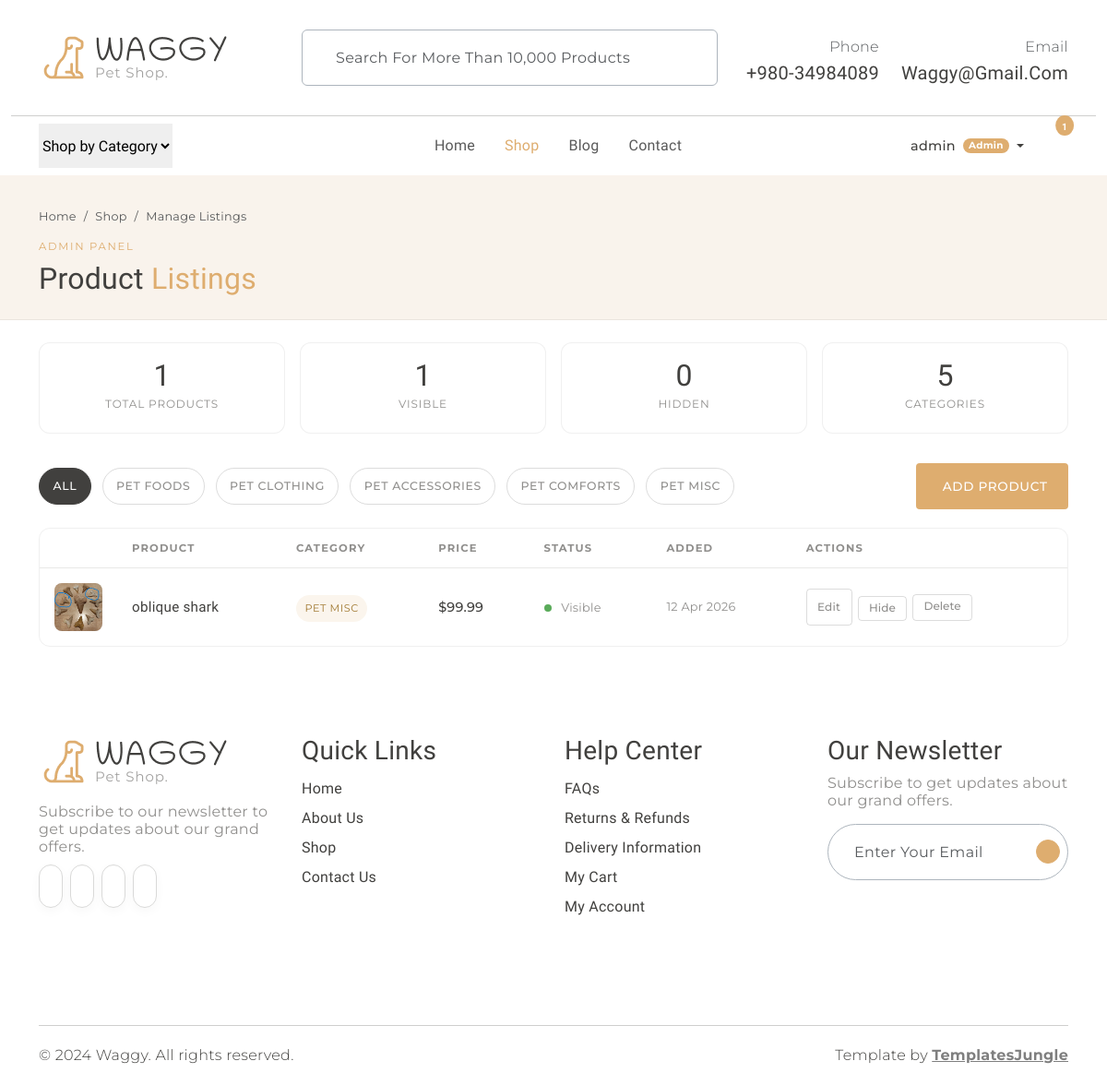
The app's page /shop/change-listing (signed in) with its own data.
### models.py (models this page shows, shortened)
class User(UserMixin, db.Model):
    __tablename__ = "users"
    id            = db.Column(db.Integer,     primary_key=True)
    username      = db.Column(db.String(80),  unique=True, nullable=False)
    email         = db.Column(db.String(120), unique=True, nullable=False)
    password_hash = db.Column(db.String(256), nullable=False)
    role          = db.Column(db.String(20),  nullable=False, default="customer")
    is_active     = db.Column(db.Boolean,     nullable=False, default=True)
    created_at    = db.Column(db.DateTime,    nullable=False, default=datetime.utcnow)
    last_login_at = db.Column(db.DateTime,    nullable=True)
    @property
    def is_admin(self) -> bool:
        return self.role == "admin"

class Product(db.Model):
    __tablename__ = "products"
    id                   = db.Column(db.Integer,     primary_key=True)
    name                 = db.Column(db.String(120), nullable=False)
    slug                 = db.Column(db.String(160), unique=True, nullable=True, index=True)
    category             = db.Column(db.String(30),  nullable=False, default="misc")
    description          = db.Column(db.Text,        nullable=False, default="")
    extended_description = db.Column(db.Text,        nullable=False, default="")
    image_filename       = db.Column(db.String(256), nullable=True)
    price                = db.Column(db.Float,       nullable=False, default=0.0)
    is_active            = db.Column(db.Boolean,     nullable=False, default=True)
    stock                = db.Column(db.Integer,     nullable=False, default=0)
    created_at           = db.Column(db.DateTime,    nullable=False, default=datetime.utcnow)
    updated_at           = db.Column(db.DateTime,    nullable=False, default=datetime.utcnow,
                                     onupdate=datetime.utcnow)
    cart_items = db.relationship(
        "CartItem",
        backref=db.backref("product", lazy="joined"),
        cascade="all, delete-orphan",
        passive_deletes=True,
    )
    @property
    def category_label(self) -> str:
        return PRODUCT_CATEGORIES.get(self.category, self.category.capitalize())
    @property
    def image_url(self) -> str:
        if self.image_filename:
            return f"images/products/{self.image_filename}"
        return "images/item1.jpg"

### shop.py (the view)
@shop_bp.route("/change-listing")
@admin_required
def change_listing():
    category = request.args.get("category", "all")
    q = Product.query
    if category and category != "all":
        q = q.filter_by(category=category)
    products = q.order_by(Product.created_at.desc()).all()
    return render_template(
        "shop/change_listing.html",
        products=products,
        categories=PRODUCT_CATEGORIES,
        active_category=category,
        total=Product.query.count(),
        active_count=Product.query.filter_by(is_active=True).count(),
    )

### templates/shop/change_listing.html (shortened to what this page needs)
{% extends "base.html" %}
{% block content %}
<div class="admin-hero">
  <div class="container">
    <nav aria-label="breadcrumb" class="mb-2">
      <ol class="breadcrumb mb-0" style="font-family:var(--secondary-font); font-size:0.8rem;">
        <li class="breadcrumb-item"><a href="{{ url_for('main.index') }}" class="text-muted text-decoration-none">Home</a></li>
        <li class="breadcrumb-item"><a href="{{ url_for('shop.index') }}" class="text-muted text-decoration-none">Shop</a></li>
        <li class="breadcrumb-item active text-muted">Manage Listings</li>
      </ol>
    </nav>
    <span class="eyebrow">Admin Panel</span>
    <h1 class="fw-normal">Product <span class="text-primary">Listings</span></h1>
  </div>
</div>
<div class="container my-4">
  <div class="row g-3 mb-4">
    <div class="col-6 col-md-3">
      <div class="admin-stat">
        <div class="val">{{ total }}</div>
        <div class="lbl">Total Products</div>
      </div>
    </div>
    <div class="col-6 col-md-3">
      <div class="admin-stat">
        <div class="val">{{ active_count }}</div>
        <div class="lbl">Visible</div>
      </div>
    </div>
    <div class="col-6 col-md-3">
      <div class="admin-stat">
        <div class="val">{{ total - active_count }}</div>
        <div class="lbl">Hidden</div>
      </div>
    </div>
    <div class="col-6 col-md-3">
      <div class="admin-stat">
        <div class="val">{{ categories | length }}</div>
        <div class="lbl">Categories</div>
      </div>
    </div>
  </div>
  <div class="listing-toolbar">
    <a href="{{ url_for('shop.change_listing') }}"
       class="filter-pill {% if active_category == 'all' %}active{% endif %}">All</a>
    {% for key, label in categories.items() %}
      <a href="{{ url_for('shop.change_listing', category=key) }}"
         class="filter-pill {% if active_category == key %}active{% endif %}">{{ label }}</a>
    {% endfor %}
    <a href="{{ url_for('shop.add_product') }}" class="btn-add-product">
      Add Product
    </a>
  </div>
  {% if products %}
    <div style="overflow-x: auto; border-radius: 0.75rem; border: 1px solid rgba(65,64,62,0.08);">
      <table class="listings-table">
        <thead>
          <tr>
            <th style="width:56px;"></th>
            <th>Product</th>
            <th>Category</th>
            <th>Price</th>
            <th>Status</th>
            <th>Added</th>
            <th style="min-width:200px;">Actions</th>
          </tr>
        </thead>
        <tbody>
          {% for product in products %}
            <tr>
              <td>
                <img
                  class="prod-thumb"
                  src="{{ url_for('static', filename=product.image_url) }}"
                  alt="{{ product.name }}"
                  onerror="this.src='{{ url_for('static', filename='images/item1.jpg') }}'"
                >
              </td>
              <td>
                <a href="{{ url_for('shop.product_detail', slug=product.slug) }}"
                   class="prod-name-link" target="_blank">
                  {{ product.name }}
                </a>
              </td>
              <td><span class="cat-badge">{{ product.category_label }}</span></td>
              <td>
                <span style="font-family:var(--secondary-font); font-size:0.9rem; font-weight:500;">
                  ${{ "%.2f" | format(product.price) }}
                </span>
              </td>
              <td>
                <span class="status-dot {{ 'on' if product.is_active else 'off' }}"></span>
                <span style="font-family:var(--secondary-font); font-size:0.8rem; color:#908F8D;">
                  {{ 'Visible' if product.is_active else 'Hidden' }}
                </span>
              </td>
              <td style="font-family:var(--secondary-font); font-size:0.8rem; color:#908F8D; white-space:nowrap;">
                {{ product.created_at.strftime('%d %b %Y') }}
              </td>
              <td>
                <div class="tbl-actions">
                  <a href="{{ url_for('shop.edit_product', product_id=product.id) }}"
                     class="btn-tbl">
                    Edit
                  </a>
                  <form method="POST"
                        action="{{ url_for('shop.toggle_product', product_id=product.id) }}"
                        style="display:inline;">
                    <button type="submit"
                            class="btn-tbl {{ 'toggle-on' if product.is_active else 'toggle-off' }}">
                      {{ 'Hide' if product.is_active else 'Show' }}
                    </button>
                  </form>
                  <button type="button"
                          class="btn-tbl danger"
                          onclick="confirmDelete({{ product.id }}, '{{ product.name | replace("'", "\\'") }}')">
                    Delete
                  </button>
                </div>
              </td>
            </tr>
          {% endfor %}
        </tbody>
      </table>
    </div>
  {% endif %}
</div>
{% endblock %}

### templates/base.html (shortened to what this page needs)
<!DOCTYPE html>
<html lang="en">
<head>
  <link rel="stylesheet" href="https://cdn.jsdelivr.net/npm/swiper@9/swiper-bundle.min.css" />
  <link href="https://cdn.jsdelivr.net/npm/bootstrap@5.3.0-alpha3/dist/css/bootstrap.min.css" rel="stylesheet"
>
  <link rel="stylesheet" href="{{ url_for('static', filename='css/normalize.css') }}">
  <link rel="stylesheet" href="{{ url_for('static', filename='css/vendor.css') }}">
  <link rel="stylesheet" href="{{ url_for('static', filename='style.css') }}">
</head>
<body>
  <header>
    <div class="container py-2">
      <div class="row py-4 pb-0 pb-sm-4 align-items-center">
        <div class="col-sm-4 col-lg-3 text-center text-sm-start">
          <a href="{{ url_for('main.index') }}">
            <img src="{{ url_for('static', filename='images/logo.png') }}" alt="Waggy" class="img-fluid">
          </a>
        </div>
        <div class="col-sm-6 offset-sm-2 offset-md-0 col-lg-5 d-none d-lg-block">
          <div class="search-bar border rounded-2 px-3 border-dark-subtle">
            <form class="text-center d-flex align-items-center" action="" method="get">
              <input type="text" class="form-control border-0 bg-transparent"
                placeholder="Search for more than 10,000 products" name="q" />
            </form>
          </div>
        </div>
        <div class="col-sm-8 col-lg-4 d-flex justify-content-end gap-4 align-items-center mt-4 mt-sm-0 justify-content-center justify-content-sm-end">
          <div class="support-box text-end d-none d-xl-block">
            <span class="fs-6 secondary-font text-muted">Phone</span>
            <h5 class="mb-0">+980-34984089</h5>
          </div>
          <div class="support-box text-end d-none d-xl-block">
            <span class="fs-6 secondary-font text-muted">Email</span>
            <h5 class="mb-0">waggy@gmail.com</h5>
          </div>
        </div>
      </div>
    </div>
    <div class="container-fluid"><hr class="m-0"></div>
    <div class="container">
      <nav class="main-menu d-flex navbar navbar-expand-lg">
        <div class="offcanvas offcanvas-end" tabindex="-1" id="offcanvasNavbar">
          <div class="offcanvas-body justify-content-between">
            <select class="filter-categories border-0 mb-0 me-5">
              <option>Shop by Category</option>
            </select>
            <ul class="navbar-nav menu-list list-unstyled d-flex gap-md-3 mb-0">
              <li class="nav-item">
                <a href="{{ url_for('main.index') }}"
                   class="nav-link {% if request.endpoint == 'main.index' %}active{% endif %}">
                  Home
                </a>
              </li>
              <li class="nav-item">
                <a href="{{ url_for('shop.index') }}"
                   class="nav-link {% if request.endpoint and request.endpoint.startswith('shop.') %}active{% endif %}">
                  Shop
                </a>
              </li>
              <li class="nav-item">
                <a href="#" class="nav-link">Blog</a>
              </li>
              <li class="nav-item">
                <a href="#" class="nav-link">Contact</a>
              </li>
            </ul>
            <div class="d-none d-lg-flex align-items-center">
              <ul class="d-flex justify-content-end list-unstyled m-0 align-items-center gap-1">
                {% if current_user.is_authenticated %}
                  <li class="nav-item dropdown">
                    <a class="nav-link dropdown-toggle d-flex align-items-center gap-1 mx-2"
                       href="#" role="button" data-bs-toggle="dropdown" aria-expanded="false">
                      <span class="secondary-font" style="font-size:0.9rem; font-weight:500;">
                        {{ current_user.username }}
                      </span>
                      {% if current_user.is_admin %}
                        <span class="badge rounded-pill bg-primary ms-1"
                              style="font-family:var(--secondary-font); font-size:0.65rem; padding:0.3em 0.6em;">
                          Admin
                        </span>
                      {% endif %}
                    </a>
                  </li>
                {% endif %}
                <li>
                </li>
                <li class="position-relative">
                  <a href="{{ url_for('cart.view_cart') }}" class="mx-2"
                     data-bs-toggle="offcanvas" data-bs-target="#offcanvasCart">
                    <span class="position-absolute translate-middle badge rounded-circle bg-primary pt-2 cart-badge"
                          style="font-size:0.65rem; top:2px; left:calc(100% - 4px);
                                 {{ 'display:none;' if cart_count == 0 }}">
                      {{ cart_count if cart_count > 0 else '' }}
                    </span>
                  </a>
                </li>
              </ul>
            </div>
          </div>
        </div>
      </nav>
    </div>
  </header>
  {% block content %}{% endblock %}
  <footer id="footer" class="my-5">
    <div class="container py-5 my-5">
      <div class="row">
        <div class="col-md-3">
          <div class="footer-menu">
            <img src="{{ url_for('static', filename='images/logo.png') }}" alt="Waggy">
            <p class="blog-paragraph fs-6 mt-3">Subscribe to our newsletter to get updates about our grand offers.</p>
            <div class="social-links">
              <ul class="d-flex list-unstyled gap-2">
                <li class="social"><a href="#"><iconify-icon class="social-icon" icon="ri:facebook-fill"></iconify-icon></a></li>
                <li class="social"><a href="#"><iconify-icon class="social-icon" icon="ri:twitter-fill"></iconify-icon></a></li>
                <li class="social"><a href="#"><iconify-icon class="social-icon" icon="ri:instagram-fill"></iconify-icon></a></li>
                <li class="social"><a href="#"><iconify-icon class="social-icon" icon="ri:youtube-fill"></iconify-icon></a></li>
              </ul>
            </div>
          </div>
        </div>
        <div class="col-md-3">
          <div class="footer-menu">
            <h3>Quick Links</h3>
            <ul class="menu-list list-unstyled">
              <li class="menu-item"><a href="{{ url_for('main.index') }}" class="nav-link">Home</a></li>
              <li class="menu-item"><a href="#" class="nav-link">About Us</a></li>
              <li class="menu-item"><a href="{{ url_for('shop.index') }}" class="nav-link">Shop</a></li>
              <li class="menu-item"><a href="#" class="nav-link">Contact Us</a></li>
            </ul>
          </div>
        </div>
        <div class="col-md-3">
          <div class="footer-menu">
            <h3>Help Center</h3>
            <ul class="menu-list list-unstyled">
              <li class="menu-item"><a href="#" class="nav-link">FAQs</a></li>
              <li class="menu-item"><a href="#" class="nav-link">Returns &amp; Refunds</a></li>
              <li class="menu-item"><a href="#" class="nav-link">Delivery Information</a></li>
              <li class="menu-item">
                <a href="{{ url_for('cart.view_cart') }}" class="nav-link">My Cart</a>
              </li>
              {% if current_user.is_authenticated %}
                <li class="menu-item"><a href="{{ url_for('main.dashboard') }}" class="nav-link">My Account</a></li>
              {% else %}
                <li class="menu-item"><a href="{{ url_for('auth.login') }}" class="nav-link">Login / Register</a></li>
              {% endif %}
            </ul>
          </div>
        </div>
        <div class="col-md-3">
          <div>
            <h3>Our Newsletter</h3>
            <p class="blog-paragraph fs-6">Subscribe to get updates about our grand offers.</p>
            <div class="search-bar border rounded-pill border-dark-subtle px-2">
              <form class="text-center d-flex align-items-center" action="" method="post">
                <input type="email" class="form-control border-0 bg-transparent" placeholder="Enter your email" />
                <iconify-icon class="send-icon" icon="tabler:location-filled"></iconify-icon>
              </form>
            </div>
          </div>
        </div>
      </div>
    </div>
  </footer>
  <div id="footer-bottom">
    <div class="container">
      <hr class="m-0">
      <div class="row mt-3">
        <div class="col-md-6 copyright">
          <p class="secondary-font">© 2024 Waggy. All rights reserved.</p>
        </div>
        <div class="col-md-6 text-md-end">
          <p class="secondary-font">
            Template by <a href="https://templatesjungle.com/" target="_blank"
              class="text-decoration-underline fw-bold text-black-50">TemplatesJungle</a>
          </p>
        </div>
      </div>
    </div>
  </div>
</body>
</html>

### records on screen
User: username "admin"
Product: image_filename (picture), name "oblique shark", category_label "PET MISC", price "99.99", is_active "Visible", created_at "12 Apr 2026", is_active "Hide"

### other values on screen
{{ cart_count if cart_count > 0 else '' }} "1"
{{ total }} "1"
{{ active_count }} "1"
{{ total - active_count }} "0"
{{ categories | length }} "5"
{{ label }} "PET FOODS" "PET CLOTHING" "PET ACCESSORIES" "PET COMFORTS" "PET MISC"
